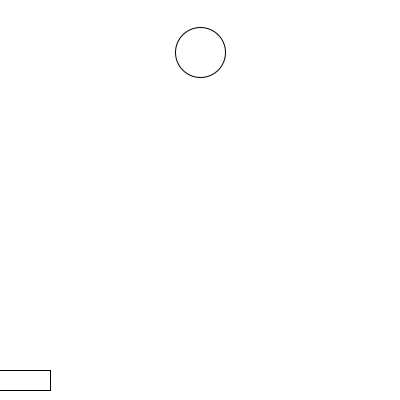
Frame 1 (no input)
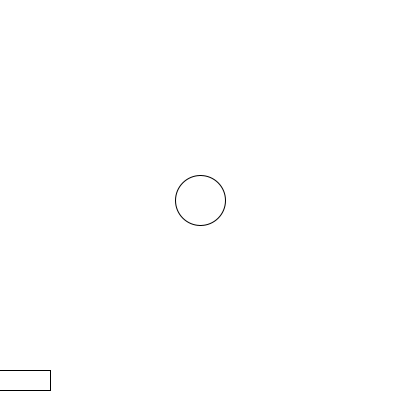
Frame 60 (the mouse pressed at the canvas centre just before this capture)
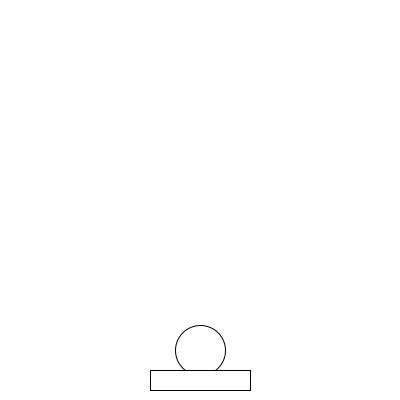
Frame 120 (the mouse held since frame 60 and released just before this capture)

The Processing sketch that drew these frames (run headless with seeded random() and noise(); from frame 60 on, the mouse is pressed at the canvas centre):

// Processing sketch: Uitwerking_4
// ── Uitwerking_4.pde
float ballX = 200;    
float ballY = 50;    
float diameter = 50;
float speed = 2.5;    


float paddleWidth = 100;
float paddleHeight = 20;

void setup() {
  size(400, 400);
}

void draw() {
  background(255, 255, 255);

  
  ballY = ballY + speed;
  circle(ballX, ballY, diameter);

  
  if (ballY > height + (diameter / 2)) {
    ballY = -diameter;  
    ballX = random(width);    
  }
  
  float paddleX = mouseX - (paddleWidth / 2);
  float paddleY = height - 30; 
  
  rect(paddleX, paddleY, paddleWidth, paddleHeight);
}
